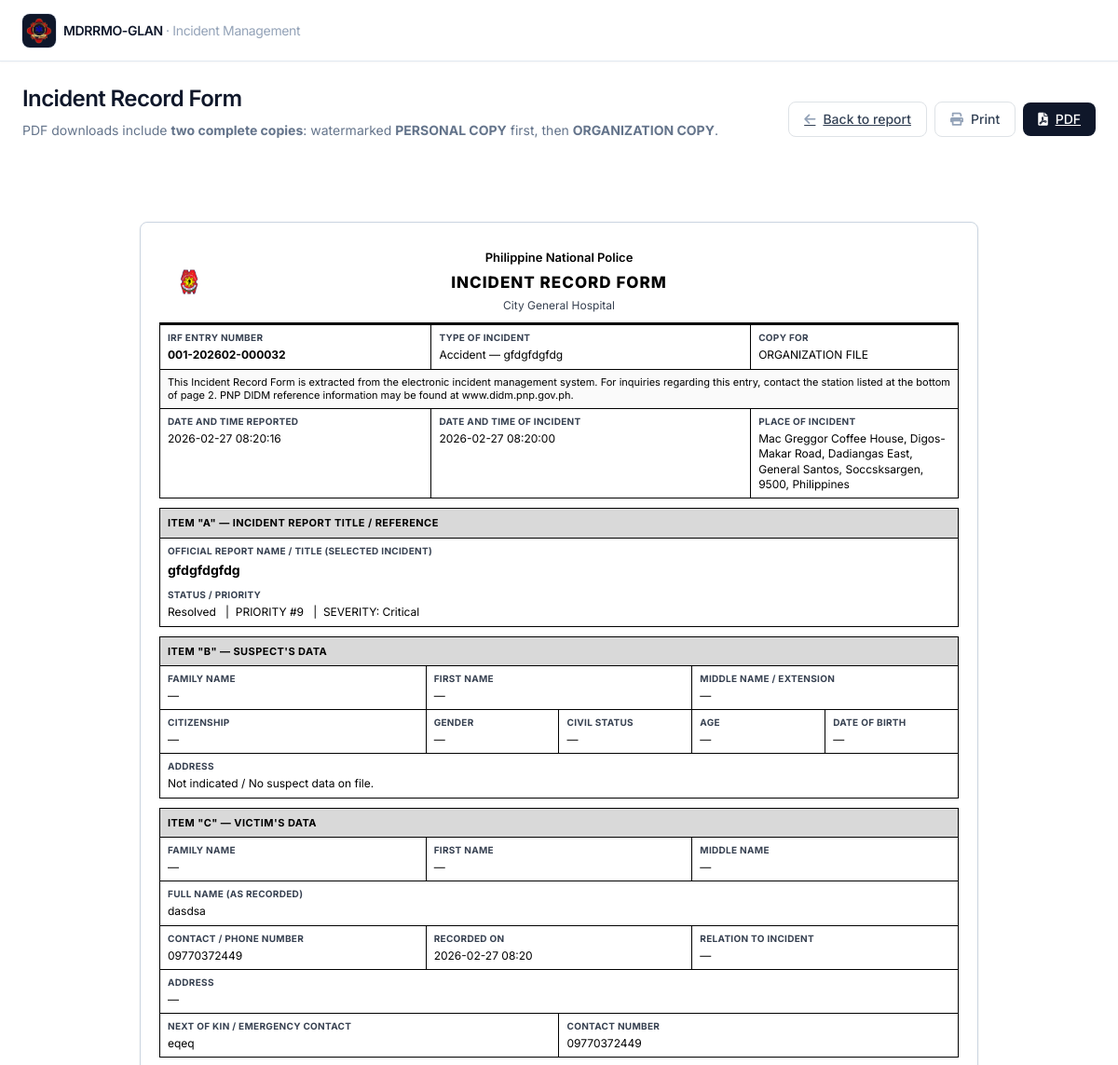
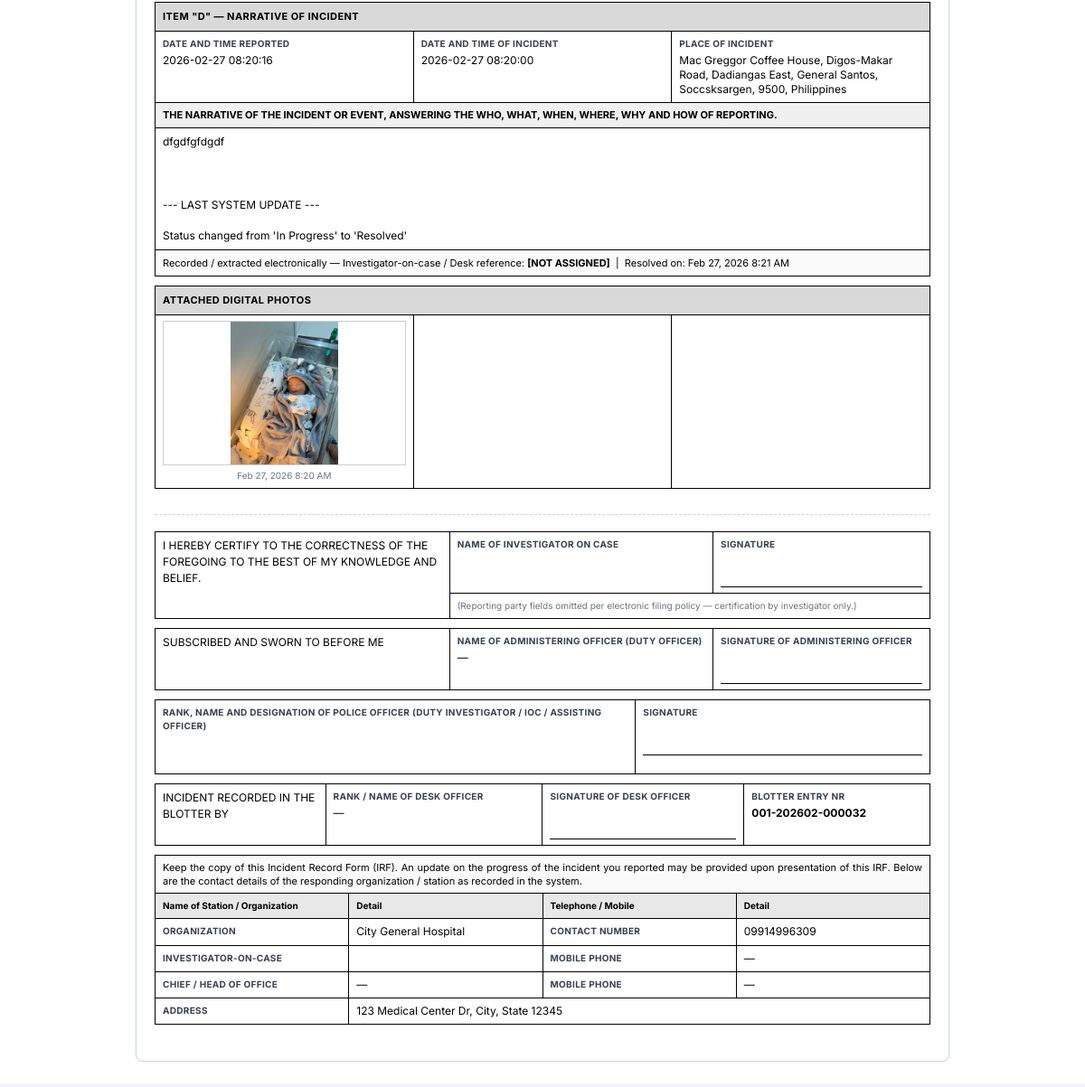
The app's page /reports/resolution_report.php?id=32 (signed in) with its own data (2 pictures, top to bottom).
### tables this page shows
CREATE TABLE IF NOT EXISTS `incident_reports` (
  `id` int NOT NULL AUTO_INCREMENT,
  `title` varchar(255) NOT NULL,
  `description` text NOT NULL,
  `incident_date` date NOT NULL,
  `incident_time` time NOT NULL,
  `location` varchar(255) NOT NULL,
  `latitude` decimal(10,8) DEFAULT NULL,
  `longitude` decimal(11,8) DEFAULT NULL,
  `severity_level` enum('Low','Medium','High','Critical') NOT NULL,
  `category` enum('Fire','Accident','Security','Medical','Emergency','Other') NOT NULL,
  `reported_by` varchar(255) NOT NULL,
  `reporter_contact_number` varchar(20) DEFAULT NULL,
  `family_contact_name` varchar(255) DEFAULT NULL,
  `family_contact_number` varchar(20) DEFAULT NULL,
  `organization_id` int NOT NULL,
  `status` enum('Pending','In Progress','Resolved','Closed') DEFAULT 'Pending',
  `resolution_notes` text,
  `created_at` timestamp NULL DEFAULT CURRENT_TIMESTAMP,
  PRIMARY KEY (`id`),
  KEY `idx_incident_reports_organization` (`organization_id`),
  KEY `idx_incident_reports_reported_by` (`reported_by`(250)),
  KEY `idx_incident_reports_status` (`status`),
  KEY `idx_incident_reports_date` (`incident_date`),
  KEY `idx_incident_reports_reporter_contact` (`reporter_contact_number`)
);

CREATE TABLE IF NOT EXISTS `organizations` (
  `id` int NOT NULL AUTO_INCREMENT,
  `org_name` varchar(255) NOT NULL,
  `org_type` enum('Hospital','Police','Fire Department','Security','Emergency Services') NOT NULL,
  `contact_number` varchar(20) DEFAULT NULL,
  `address` text,
  `latitude` decimal(10,8) DEFAULT NULL,
  `longitude` decimal(11,8) DEFAULT NULL,
  `logo_path` varchar(512) DEFAULT NULL,
  `created_at` timestamp NULL DEFAULT CURRENT_TIMESTAMP,
  PRIMARY KEY (`id`)
);

CREATE TABLE IF NOT EXISTS `report_queue` (
  `id` int NOT NULL AUTO_INCREMENT,
  `report_id` int NOT NULL,
  `organization_id` int NOT NULL,
  `status` enum('Waiting','Approved','Rejected') DEFAULT 'Waiting',
  `priority_number` int DEFAULT NULL,
  `assigned_to` int DEFAULT NULL,
  `created_at` timestamp NULL DEFAULT CURRENT_TIMESTAMP,
  `approved_at` timestamp NULL DEFAULT NULL,
  PRIMARY KEY (`id`),
  KEY `idx_report_queue_org` (`organization_id`),
  KEY `idx_report_queue_status` (`status`),
  KEY `idx_report_queue_report` (`report_id`),
  KEY `idx_report_queue_assigned` (`assigned_to`)
);

CREATE TABLE IF NOT EXISTS `incident_witnesses` (
  `id` int NOT NULL AUTO_INCREMENT,
  `report_id` int NOT NULL,
  `witness_name` varchar(255) NOT NULL,
  `witness_contact` varchar(255) DEFAULT NULL,
  `created_at` timestamp NULL DEFAULT CURRENT_TIMESTAMP,
  PRIMARY KEY (`id`),
  KEY `report_id` (`report_id`)
);

CREATE TABLE IF NOT EXISTS `incident_updates` (
  `id` int NOT NULL AUTO_INCREMENT,
  `report_id` int NOT NULL,
  `update_text` text NOT NULL,
  `updated_by` int NOT NULL,
  `created_at` timestamp NULL DEFAULT CURRENT_TIMESTAMP,
  PRIMARY KEY (`id`),
  KEY `report_id` (`report_id`),
  KEY `updated_by` (`updated_by`)
);

CREATE TABLE IF NOT EXISTS `incident_photos` (
  `id` int NOT NULL AUTO_INCREMENT,
  `report_id` int NOT NULL,
  `file_path` varchar(500) NOT NULL,
  `uploaded_at` timestamp NULL DEFAULT CURRENT_TIMESTAMP,
  PRIMARY KEY (`id`),
  KEY `report_id` (`report_id`)
);

### reports/resolution_report.php (the view, shortened to what the rows shown need)
<?php
require_once '../config/config.php';
$report_id = $_GET['id'] ?? 0;
function irf_e($s)
{
    return htmlspecialchars((string) ($s ?? ''), ENT_QUOTES, 'UTF-8');
}
$database = new Database();
$db = $database->getConnection();
$query = "SELECT ir.*, ir.resolution_notes,
                 o.org_name, o.org_type, o.address as org_address,
                 o.contact_number as org_contact, o.logo_path as org_logo_path,
                 rq.priority_number, rq.assigned_to,
                 om.name as assigned_member_name
          FROM incident_reports ir
          LEFT JOIN organizations o ON ir.organization_id = o.id
          LEFT JOIN report_queue rq ON rq.report_id = ir.id
          LEFT JOIN organization_members om ON rq.assigned_to = om.id
          WHERE ir.id = ?";
$stmt = $db->prepare($query);
$stmt->execute([$report_id]);
$report = $stmt->fetch();
$photoStmt = $db->prepare('SELECT * FROM incident_photos WHERE report_id = ? ORDER BY uploaded_at');
$photoStmt->execute([$report_id]);
$photos = $photoStmt->fetchAll();
$witnessStmt = $db->prepare('SELECT * FROM incident_witnesses WHERE report_id = ? ORDER BY created_at');
$witnessStmt->execute([$report_id]);
$victims = $witnessStmt->fetchAll();
$updatesStmt = $db->prepare('
    SELECT iu.*, u.name AS updated_by_name
    FROM incident_updates iu
    LEFT JOIN users u ON iu.updated_by = u.id
    WHERE iu.report_id = ?
    ORDER BY iu.created_at ASC
');
$updatesStmt->execute([$report_id]);
$updates = $updatesStmt->fetchAll();
$resolutionDate = null;
foreach ($updates as $u) {
    if (strpos($u['update_text'], 'Status changed from') !== false &&
        (strpos($u['update_text'], "to 'Resolved'") !== false || strpos($u['update_text'], "to 'Closed'") !== false)) {
        $resolutionDate = $u['created_at'];
        break;
    }
}
$orgIdPart = !empty($report['organization_id']) ? str_pad((string) (int) $report['organization_id'], 3, '0', STR_PAD_LEFT) : '000';
$createdTs = !empty($report['created_at']) ? strtotime($report['created_at']) : time();
$irf_entry = $orgIdPart . '-' . date('Ym', $createdTs) . '-' . str_pad((string) (int) $report['id'], 6, '0', STR_PAD_LEFT);
$dt_reported = !empty($report['created_at']) ? date('Y-m-d H:i:s', strtotime($report['created_at'])) : '';
$dt_incident = '';
if (!empty($report['incident_date'])) {
    $dt_incident = $report['incident_date'];
    if (!empty($report['incident_time'])) {
        $dt_incident .= ' ' . $report['incident_time'];
    }
}
$type_label = trim(($report['category'] ?? '') . ' — ' . ($report['title'] ?? ''));
$narrative_body = trim((string) ($report['description'] ?? ''));
$resolv_extra = '';
if (!empty($report['resolution_notes'])) {
    $resolv_extra = "\n\n--- RESOLUTION / ACTION TAKEN ---\n" . trim((string) $report['resolution_notes']);
} elseif (!empty($updates)) {
    $lastText = $updates[count($updates) - 1]['update_text'] ?? '';
    if ($lastText !== '') {
        $resolv_extra = "\n\n--- LAST SYSTEM UPDATE ---\n" . $lastText;
    }
}
include '../views/header.php';
?>
<div class="container-fluid resolution-report-page">
    <div class="row">
        <main class="col-12 px-md-4 main-content">
            <div class="flex flex-col sm:flex-row sm:items-center sm:justify-between gap-3 pb-5 mb-6 border-b border-slate-200 no-print">
                <div>
                    <h1 class="text-2xl font-semibold tracking-tight text-slate-900">Incident Record Form</h1>
                </div>
            </div>
            <div class="irf-sheet mx-auto bg-white">
                <table class="irf-doc irf-doc-noborder">
                    <tr class="irf-header-logos">
                        <td class="irf-title-stack">
                            <div class="irf-h-org">Philippine National Police</div>
                            <div class="irf-h-main">INCIDENT RECORD FORM</div>
                            <div class="irf-h-sub"><?php echo irf_e($report['org_name'] ?? ''); ?></div>
                        </td>
                    </tr>
                </table>
                <table class="irf-doc">
                    <tr>
                        <td class="w-34">
                            <div class="irf-l">IRF ENTRY NUMBER</div>
                            <div class="irf-v irf-v-strong"><?php echo irf_e($irf_entry); ?></div>
                        </td>
                        <td class="w-40">
                            <div class="irf-l">TYPE OF INCIDENT</div>
                            <div class="irf-v"><?php echo irf_e($type_label); ?></div>
                        </td>
                    </tr>
                    <tr>
                        <td>
                            <div class="irf-l">DATE AND TIME REPORTED</div>
                            <div class="irf-v"><?php echo irf_e($dt_reported); ?></div>
                        </td>
                        <td>
                            <div class="irf-l">DATE AND TIME OF INCIDENT</div>
                            <div class="irf-v"><?php echo irf_e($dt_incident); ?></div>
                        </td>
                        <td>
                            <div class="irf-l">PLACE OF INCIDENT</div>
                            <div class="irf-v"><?php echo irf_e($report['location'] ?? ''); ?></div>
                        </td>
                    </tr>
                </table>
                <table class="irf-doc irf-doc-mt">
                    <tr>
                        <td colspan="6">
                            <div class="irf-l">OFFICIAL REPORT NAME / TITLE (SELECTED INCIDENT)</div>
                            <div class="irf-v irf-v-lg"><?php echo irf_e($report['title'] ?? ''); ?></div>
                            <div class="irf-l irf-l-mt">STATUS / PRIORITY</div>
                            <div class="irf-v">
                                <?php echo irf_e($report['status'] ?? ''); ?>
                                <?php if (!empty($report['priority_number'])): ?>
                                    &nbsp;&nbsp;|&nbsp;&nbsp;PRIORITY #<?php echo (int) $report['priority_number']; ?>
                                <?php endif; ?>
                                &nbsp;&nbsp;|&nbsp;&nbsp;SEVERITY: <?php echo irf_e($report['severity_level'] ?? ''); ?>
                            </div>
                        </td>
                    </tr>
                </table>
                <table class="irf-doc irf-doc-mt">
                    <?php if (!empty($victims)): ?>
                        <?php foreach ($victims as $vi => $v): ?>
                            <tr>
                                <td colspan="2"><div class="irf-l">FAMILY NAME</div><div class="irf-v">—</div></td>
                                <td colspan="2"><div class="irf-l">FIRST NAME</div><div class="irf-v">—</div></td>
                                <td colspan="2"><div class="irf-l">MIDDLE NAME</div><div class="irf-v">—</div></td>
                            </tr>
                            <tr>
                                <td colspan="6"><div class="irf-l">FULL NAME (AS RECORDED)</div><div class="irf-v"><?php echo irf_e($v['witness_name'] ?? ''); ?></div></td>
                            </tr>
                            <tr>
                                <td colspan="2"><div class="irf-l">CONTACT / PHONE NUMBER</div><div class="irf-v"><?php echo irf_e($v['witness_contact'] ?? ''); ?></div></td>
                                <td colspan="2"><div class="irf-l">RECORDED ON</div><div class="irf-v"><?php echo !empty($v['created_at']) ? irf_e(date('Y-m-d H:i', strtotime($v['created_at']))) : ''; ?></div></td>
                                <td colspan="2"><div class="irf-l">RELATION TO INCIDENT</div><div class="irf-v">—</div></td>
                            </tr>
                            <tr>
                                <td colspan="6"><div class="irf-l">ADDRESS</div><div class="irf-v">—</div></td>
                            </tr>
                        <?php endforeach; ?>
                    <?php else: ?>
                        <tr><td colspan="6"><div class="irf-v irf-v-muted">No named victim entries on file (witness/victim list empty).</div></td></tr>
                    <?php endif; ?>
                    <?php if (!empty($report['family_contact_name']) || !empty($report['family_contact_number'])): ?>
                        <tr>
                            <td colspan="3"><div class="irf-l">NEXT OF KIN / EMERGENCY CONTACT</div><div class="irf-v"><?php echo irf_e($report['family_contact_name'] ?? ''); ?></div></td>
                            <td colspan="3"><div class="irf-l">CONTACT NUMBER</div><div class="irf-v"><?php echo irf_e($report['family_contact_number'] ?? ''); ?></div></td>
                        </tr>
                    <?php endif; ?>
                </table>
                <table class="irf-doc irf-doc-mt">
                    <tr>
                        <td><div class="irf-l">DATE AND TIME REPORTED</div><div class="irf-v"><?php echo irf_e($dt_reported); ?></div></td>
                        <td><div class="irf-l">DATE AND TIME OF INCIDENT</div><div class="irf-v"><?php echo irf_e($dt_incident); ?></div></td>
                        <td><div class="irf-l">PLACE OF INCIDENT</div><div class="irf-v"><?php echo irf_e($report['location'] ?? ''); ?></div></td>
                    </tr>
                    <tr>
                        <td colspan="3" class="irf-nbox"><?php echo nl2br(irf_e($narrative_body . $resolv_extra)); ?></td>
                    </tr>
                    <tr>
                        <td colspan="3" class="irf-footer-note">
                            Recorded / extracted electronically — Investigator-on-case / Desk reference:
                            <strong><?php echo irf_e($report['assigned_member_name'] ?? '[NOT ASSIGNED]'); ?></strong>
                            &nbsp;|&nbsp; Resolved on:
                            <?php echo !empty($resolutionDate) ? irf_e(format_datetime($resolutionDate)) : ''; ?>
                        </td>
                    </tr>
                </table>
                <?php if (!empty($photos)): ?>
                    <table class="irf-doc irf-doc-mt">
                        <?php foreach (array_chunk($photos, 3) as $row): ?>
                            <tr class="irf-photo-row">
                                <?php foreach ($row as $photo): ?>
                                    <td class="irf-photo-cell">
                                        <img src="<?php echo irf_e(BASE_URL . $photo['file_path']); ?>" alt="">
                                        <div class="irf-photo-cap"><?php echo !empty($photo['uploaded_at']) ? irf_e(format_datetime($photo['uploaded_at'])) : ''; ?></div>
                                    </td>
                                <?php endforeach; ?>
                                <?php for ($p = count($row); $p < 3; $p++): ?>
                                    <td></td>
                                <?php endfor; ?>
                            </tr>
                        <?php endforeach; ?>
                    </table>
                <?php endif; ?>
                <div class="irf-page2">
                    <table class="irf-doc irf-doc-mt">
                        <tr>
                            <td class="w-24">
                                <div class="irf-l">BLOTTER ENTRY NR</div>
                                <div class="irf-v irf-v-strong"><?php echo irf_e($irf_entry); ?></div>
                            </td>
                        </tr>
                    </table>
                    <table class="irf-doc irf-doc-mt">
                        <tr>
                            <td class="irf-l">Organization</td>
                            <td class="irf-v"><?php echo irf_e($report['org_name'] ?? ''); ?></td>
                            <td class="irf-l">Contact Number</td>
                            <td class="irf-v"><?php echo irf_e($report['org_contact'] ?? ''); ?></td>
                        </tr>
                        <?php if (!empty($report['org_address'])): ?>
                            <tr>
                                <td class="irf-l">Address</td>
                                <td colspan="3" class="irf-v"><?php echo irf_e($report['org_address']); ?></td>
                            </tr>
                        <?php endif; ?>
                    </table>
                </div>
            </div>
        </main>
    </div>
</div>
<?php include '../views/footer.php'; ?>

### records on screen
incident_reports: organization.org_name "City General Hospital", irf_e($irf_entry) "001-202602-000032", irf_e($type_label) "Accident — gfdgfdgfdg", created_at "2026-02-27 08:20:16", irf_e($dt_incident) "2026-02-27 08:20:00", location "Mac Greggor Coffee House, Digos-Makar Road, Dadiangas East, General Santos, Soccsksargen, 9500, Philippines", title "gfdgfdgfdg", status "Resolved", report_queue.priority_number "9", severity_level "Critical", family_contact_name "eqeq", family_contact_number "09770372449", description.update_text "dfgdfgfdgdf --- LAST SYSTEM UPDATE --- Status changed from 'In Progress' to 'Resolved'", organization.contact_number "09914996309", organization.address "123 Medical Center Dr, City, State 12345"
incident_witnesses: witness_name "dasdsa", witness_contact "09770372449", created_at "2026-02-27 08:20"
incident_updates: created_at "Feb 27, 2026 8:21 AM"
incident_photos: file_path (picture), uploaded_at "Feb 27, 2026 8:20 AM"

### other values on screen
irf_e($report['assigned_member_name'] ?? '[NOT ASSIGNED]') "[NOT ASSIGNED]"
